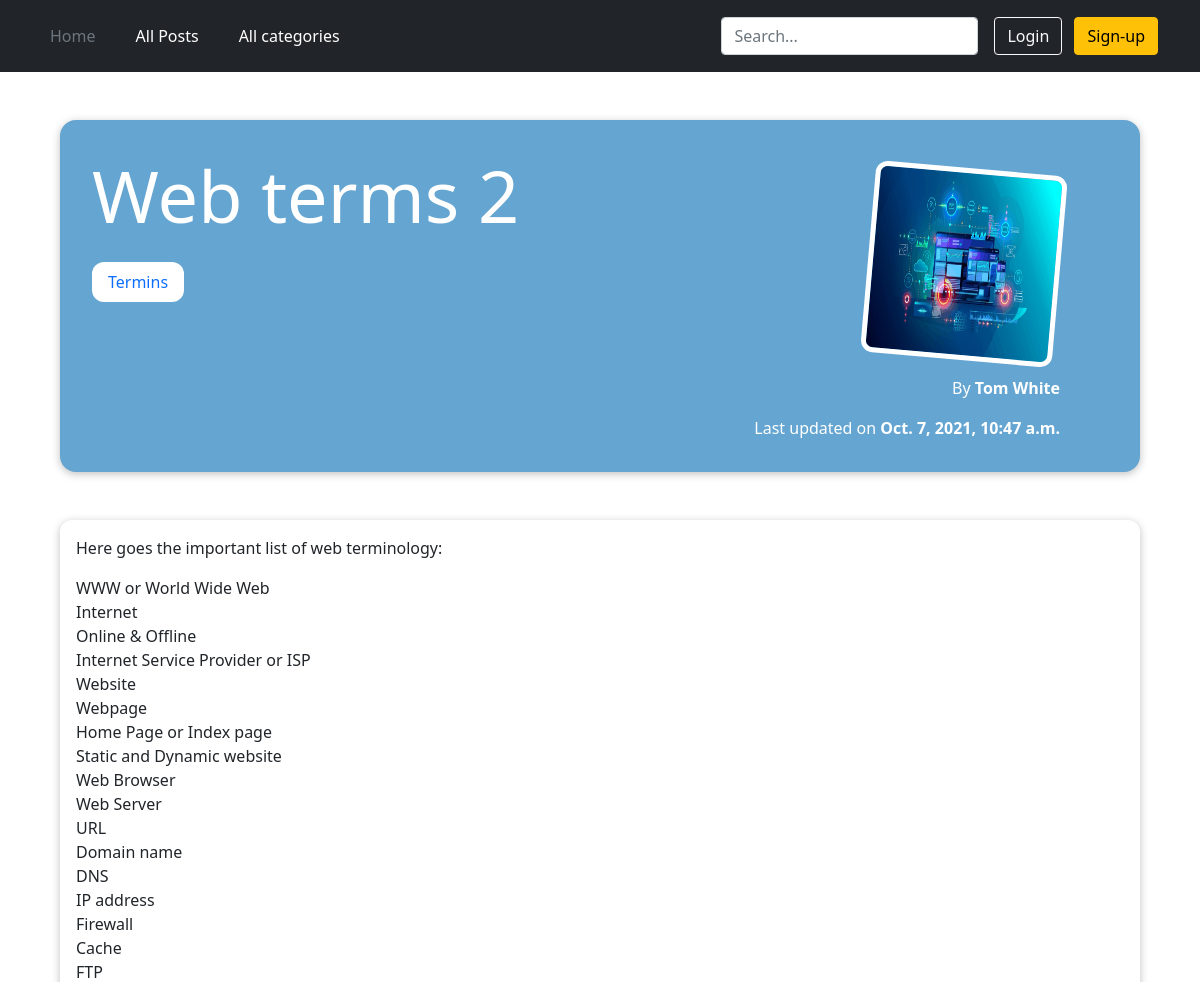
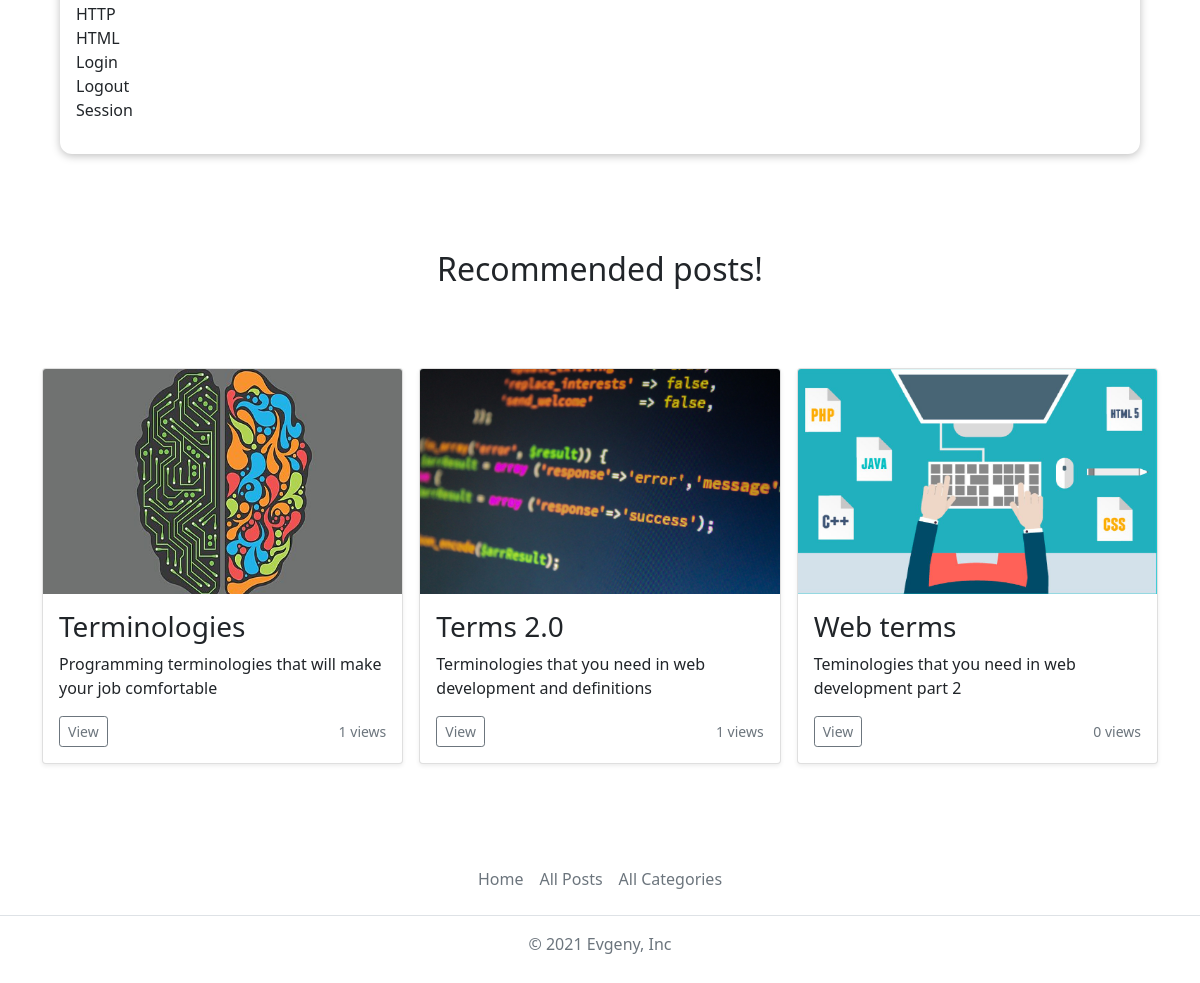
The app's page /posts/web-terms-2 with its own data (2 pictures, top to bottom).
### blog/models.py (models this page shows, shortened)
class Post(models.Model):
    title = models.CharField(max_length=20)
    views = models.IntegerField(default=0)
    excerpt = models.CharField(max_length=100)
    image = models.ImageField(upload_to='posts', null=True)
    date = models.DateField(auto_now=True)
    time = models.TimeField(auto_now=True, null=True)
    slug = models.SlugField(unique=True)
    content = models.TextField(validators=[MinLengthValidator(10)])
    author = models.ForeignKey(Author, on_delete=models.SET_NULL, null=True, related_name="posts")
    tags = models.ManyToManyField(Tag)

class Tag(models.Model):
    caption = models.CharField(max_length=10)
    slug = models.SlugField(unique=True, null=True)
    def __str__(self):
        return self.caption

class Author(models.Model):
    first_name = models.CharField(max_length=100)
    last_name = models.CharField(max_length=100)
    email = models.EmailField(max_length=150)
    def full_name(self):
        return f'{self.first_name} {self.last_name}'
    def __str__(self):
        return self.full_name()

### blog/views.py (the view, shortened to what this page needs)
# urls.py: path('posts/<slug:slug>', views.PostDetailView.as_view(), name='post-detail-page'),
class PostDetailView(View):
    def is_stored_post(self, request, post_id):
        read_later_post_list = request.session.get('read_later_post_list')
        if read_later_post_list is not None:
            is_saved_for_later = post_id in read_later_post_list
        else:
            is_saved_for_later = False
        return is_saved_for_later
    def get(self, request, slug):
        post = Post.objects.get(slug=slug)
        related_posts = Post.objects.filter(tags__in=post.tags.all()).exclude(slug=slug)[:3]
        try:
            if UserSeenPosts.objects.filter(post=post, user=request.user).exists():
                pass
            else:
                post.views += 1
                post.save()
                UserSeenPosts.objects.create(user=request.user, post=post)
        except:
            pass
        context = {
            'post': post,
            'post_tags': post.tags.all(),
            'related_posts': related_posts,
            'comment_form': CommentForm(),
            'all_comments': post.comments.all().order_by('-date', '-time'),
            'saved_for_later': self.is_stored_post(request, post.id)
        }
        return render(request, 'blog/post-detail.html', context)

### blog/forms.py
class CommentForm(forms.ModelForm):
    class Meta:
        model = Comment
        exclude = ['post']
        labels = {
            'user_text': 'Leave your comment:'
        }

### blog/templates/blog/post-detail.html (shortened to what this page needs)
{% extends 'base.html' %}
{% load static %}
{% block css_files %}
    <link rel="stylesheet" href="{% static 'blog/post-detail.css' %}">
{% endblock %}
{% block content%}
<section class="summary">
    <h2 class="summary_h2">{{ post.title }}</h2>
    <div class="tags">
        {% for tag in post_tags %}
            <div class="tag">
                <a href="{% url 'category-page' tag.slug %}">
                    {{ tag }}
                </a>
            </div>
        {% endfor %}
    </div>
    <article class="sum_article">
        <img src="{{ post.image.url }}" class="sum_article_img">
        <address>By <a href="mailto:{{ post.author.email }}" class="sum_a">{{ post.author }}</a></address>
        <div>
            Last updated on
            <time class="sum_time">{{ post.date }}, {{ post.time }}</time>
        </div>
    </article>
</section>
<main>
    {{ post.content|linebreaks }}
</main>
{% if related_posts %}
  <div class="album py-5">
    <h2 class="recommended-title">Recommended posts!</h2>
    <div class="container foo">
        <div class="row row-cols-1 row-cols-sm-2 row-cols-md-3 g-3">
            {% for post in related_posts %}
                {% include 'blog/includes/post.html' %}
            {% endfor %}
        </div>
    </div>
  </div>
{% endif %}
{% endblock %}

### blog/templates/blog/includes/post.html
{% load static %}
{% block css_files%}
    <link href="https://getbootstrap.com/docs/5.1/dist/css/bootstrap.min.css" rel="stylesheet">
{% endblock %}
 <div class="col">
  <div class="card shadow-sm">
      <img src="{{ post.image.url }}" class="bd-placeholder-img card-img-top" width="100%" height="225">
    <div class="card-body">
      <h3 class="card-text">{{ post.title }}</h3>
      <p class="card-text">{{ post.excerpt }}</p>
      <div class="d-flex justify-content-between align-items-center">
        <div class="btn-group">
            <a href="{% url 'post-detail-page' post.slug %}">
                <button type="button" class="btn btn-sm btn-outline-secondary">View</button>
            </a>
        </div>
        <small class="text-muted">{{ post.views }} views</small>
      </div>
    </div>
  </div>
 </div>

### static/base.css (style rules this page uses)
html { height: 100%; }
body { position: relative; }
.foo { margin-bottom: 200px; }

### blog/static/blog/post-detail.css (style rules this page uses)
body { background-color: #e7e7e7; }
.summary { margin: 3rem auto 3rem auto; padding: 2rem; width: 90%; max-width: 90rem; border-radius: 16px; background-color: #65A5D1; position: relative; box-shadow: 0 2px 8px rgba(0, 0, 0, 0.25); height: 22rem; }
.summary_h2 { color: white; font-size: 4.5rem; margin-bottom: 1.5rem; }
.sum_article { position: absolute; top: 2rem; right: 3rem; padding: 1rem 2rem; border-radius: 12px; text-align: right; color: white; }
.sum_article_img { width: 12rem; height: 12rem; border-radius: 12px; transform: rotateZ(5deg); border: 5px solid white; margin-bottom: 1rem; }
.sum_a { font-weight: bold; color: white; text-decoration: none; }
.sum_time { font-weight: bold; }
main { width: 90%; max-width: 90rem; margin: 3rem auto; background-color: white; padding: 1rem; border-radius: 12px; box-shadow: 0 2px 8px rgba(0, 0, 0, 0.25); }
.tags { display: flex; }
.tag { background-color: white; color: #390281; padding: 0.5rem 1rem; border-radius: 12px; margin-right: 1rem; }
.tag a { text-decoration: none; text-weight: bold; }
.recommended-title { text-align: center; margin-bottom: 5rem; }

### records on screen
Post: title "Web terms 2", image (picture), author "Tom White", date "Oct. 7, 2021", time "10:47 a.m.", content "Here goes the important list of web terminology: WWW or World Wide Web Internet Online & Offline Internet Service Provider or ISP Website Webpage Home Page or Index page Static and Dynamic website Web Browser Web Server URL Domain name DNS IP address Firewall Cache FTP HTTP HTML Login Logout Session"
Tag: caption "Termins"
Post: image (picture), title "Terminologies", excerpt "Programming terminologies that will make your job comfortable", views "1"
Post: image (picture), title "Terms 2.0", excerpt "Terminologies that you need in web development and definitions", views "1"
Post: image (picture), title "Web terms", excerpt "Teminologies that you need in web development part 2", views "0"
